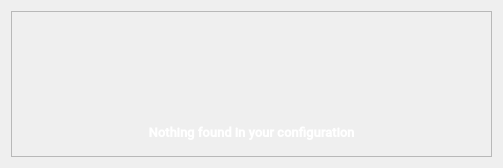
<?xml version="1.0" encoding="UTF-8"?>
<ui version="4.0">
 <class>Form</class>
 <widget class="QWidget" name="Form">
  <property name="geometry">
   <rect>
    <x>0</x>
    <y>0</y>
    <width>503</width>
    <height>168</height>
   </rect>
  </property>
  <property name="windowTitle">
   <string>Form</string>
  </property>
  <layout class="QVBoxLayout" name="verticalLayout">
   <item>
    <widget class="QFrame" name="frame">
     <property name="layoutDirection">
      <enum>Qt::LeftToRight</enum>
     </property>
     <property name="frameShape">
      <enum>QFrame::StyledPanel</enum>
     </property>
     <property name="frameShadow">
      <enum>QFrame::Raised</enum>
     </property>
     <layout class="QVBoxLayout" name="verticalLayout_2">
      <property name="spacing">
       <number>20</number>
      </property>
      <item>
       <layout class="QHBoxLayout" name="horizontalLayout">
        <property name="spacing">
         <number>0</number>
        </property>
        <item>
         <widget class="QLabel" name="label">
          <property name="maximumSize">
           <size>
            <width>90</width>
            <height>90</height>
           </size>
          </property>
          <property name="font">
           <font>
            <pointsize>10</pointsize>
           </font>
          </property>
          <property name="text">
           <string/>
          </property>
          <property name="pixmap">
           <pixmap resource="../assets/resource.qrc">:/icons/search.ico</pixmap>
          </property>
          <property name="scaledContents">
           <bool>true</bool>
          </property>
          <property name="alignment">
           <set>Qt::AlignCenter</set>
          </property>
         </widget>
        </item>
       </layout>
      </item>
      <item>
       <widget class="QLabel" name="label_2">
        <property name="maximumSize">
         <size>
          <width>16777215</width>
          <height>30</height>
         </size>
        </property>
        <property name="font">
         <font>
          <family>Roboto Medium</family>
          <pointsize>10</pointsize>
          <weight>75</weight>
          <bold>true</bold>
         </font>
        </property>
        <property name="styleSheet">
         <string notr="true">color: white;</string>
        </property>
        <property name="text">
         <string>Nothing found in your configuration</string>
        </property>
        <property name="alignment">
         <set>Qt::AlignCenter</set>
        </property>
       </widget>
      </item>
     </layout>
    </widget>
   </item>
  </layout>
 </widget>
 <resources>
  <include location="../assets/resource.qrc"/>
 </resources>
 <connections/>
</ui>
